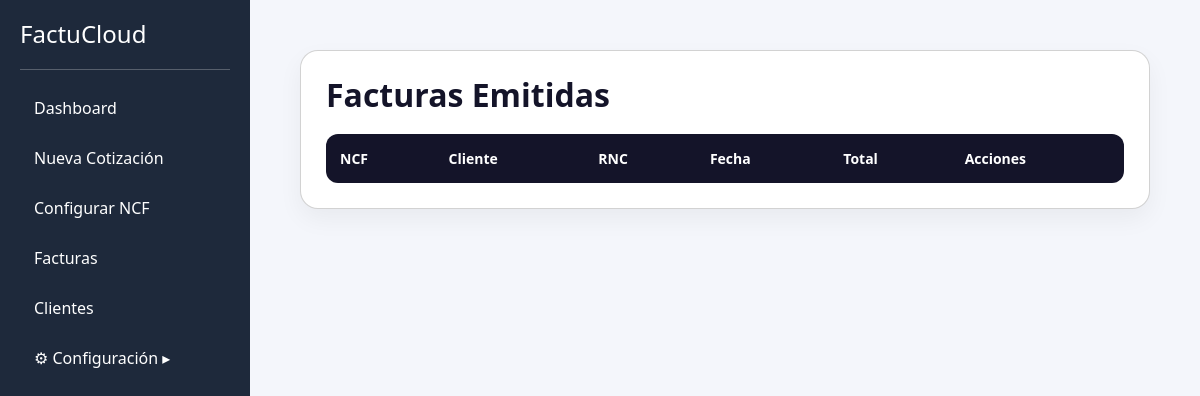
Page /facturas (signed in) on the earlier database version.
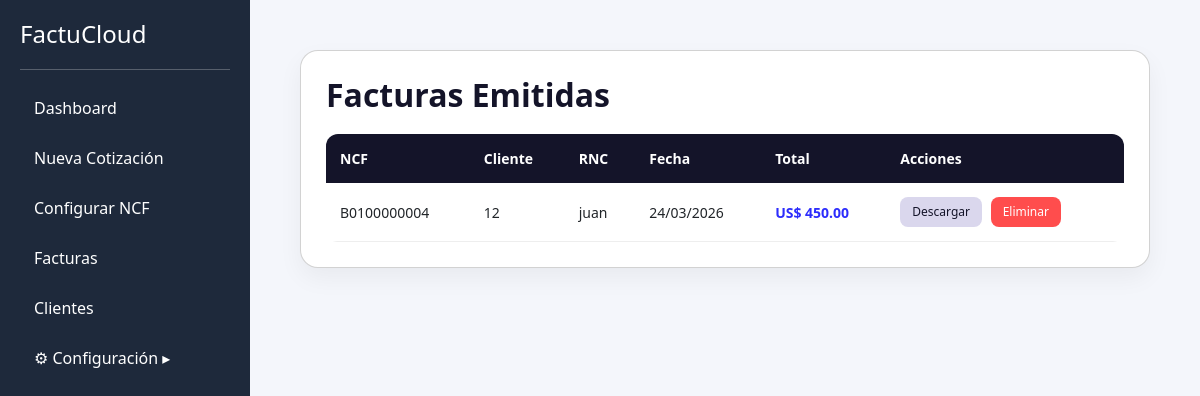
Same page on the later database version.
### tables this page shows
CREATE TABLE facturas (
        id INTEGER PRIMARY KEY AUTOINCREMENT,
        ncf TEXT,
        rnc TEXT,
        cliente TEXT,
        fecha TEXT,
        subtotal REAL,
        itbis REAL,
        total REAL,
        cotizacion_id INTEGER
    );

### app.py (the view)
@app.route("/facturas")
def facturas():
    if "usuario" not in session:
        return redirect(url_for("login"))
    conn = get_db()
    facturas = conn.execute("""
    SELECT * FROM facturas
    ORDER BY id DESC
    """).fetchall()
    conn.close()
    return render_template(
        "facturas.html",
        facturas=facturas
    )

### app.py (called while the page is built)
def get_db():
    conn = sqlite3.connect("database.db")
    conn.row_factory = sqlite3.Row
    return conn

### templates/facturas.html (shortened to what this page needs)
{% extends "base.html" %}
{% block content %}
<div class="card">
    <h2>Facturas Emitidas</h2>
    <table class="tabla-facturas">
        <thead>
            <tr>
                <th>NCF</th>
                <th>Cliente</th>
                <th>RNC</th>
                <th>Fecha</th>
                <th>Total</th>
                <th>Acciones</th>
            </tr>
        </thead>
        <tbody>
        {% for factura in facturas %}
            <tr>
                <td>{{ factura[1] }}</td>
                <td>{{ factura[2] }}</td>
                <td>{{ factura[3] }}</td>
                <td>{{ factura[4] }}</td>
                <td>US$ {{ "{:,.2f}".format(factura[5]) }}</td>
                <td>
                    <a class="btn-primary" href="/descargar_factura/{{ factura[0] }}">
                        Descargar
                    </a>
                    <a class="btn-danger" href="/eliminar_factura/{{ factura[0] }}">
                        Eliminar
                    </a>
                </td>
            </tr>
        {% endfor %}
        </tbody>
    </table>
</div>
{% endblock %}

Differences in the rows shown:
added facturas: ncf "B0100000004", rnc "12", cliente "juan", fecha "24/03/2026", subtotal "450.00"
